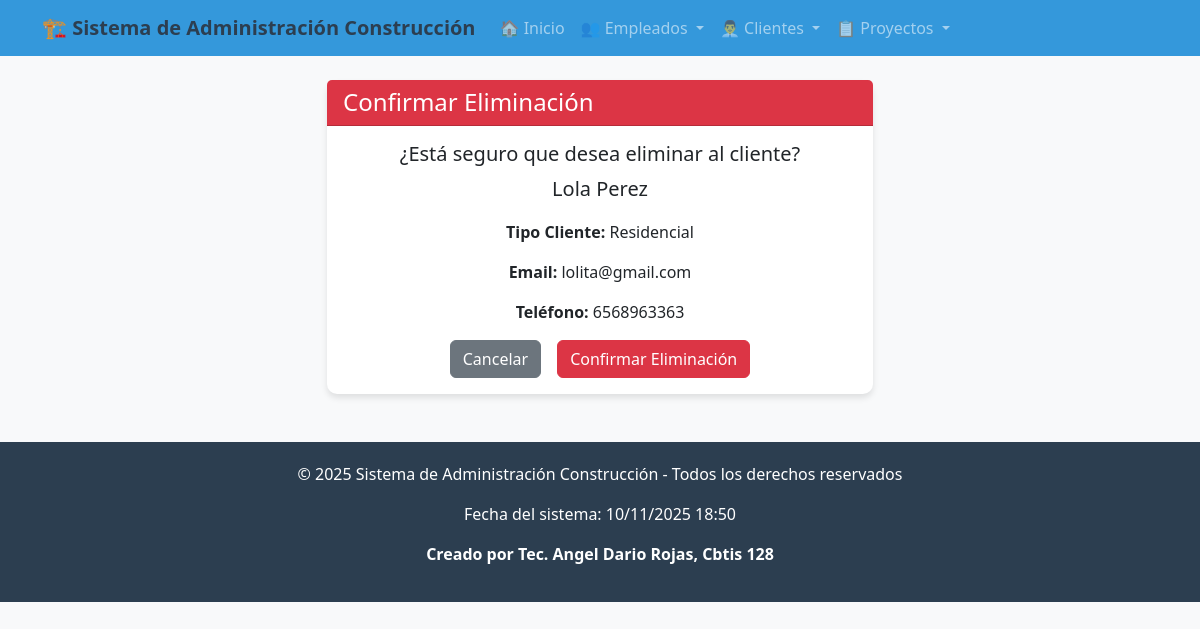
Page /cliente/borrar_cliente/1/ on the committed database.
### app_Construccion/models.py (models this page shows, shortened)
class Cliente(models.Model):
    nombre = models.CharField(max_length=100)
    apellido = models.CharField(max_length=100)
    tipo_cliente = models.CharField(
        max_length=50,
        choices=[
            ("Residencial", "Residencial"),
            ("Comercial", "Comercial"),
            ("Gubernamental", "Gubernamental"),
        ],
        default="Residencial"
    )
    telefono = models.CharField(max_length=20)
    email = models.EmailField(unique=True)
    direccion = models.CharField(max_length=200)
    fecha_registro = models.DateField(auto_now_add=True)

### app_Construccion/views.py (the view)
# urls.py: path('cliente/borrar_cliente/<int:cliente_id>/', views.borrar_cliente, name='borrar_cliente'),
def borrar_cliente(request, cliente_id):
    cliente = get_object_or_404(Cliente, id=cliente_id)
    if request.method == 'POST':
        cliente.delete()
        return redirect('ver_clientes')
    return render(request, 'cliente/borrar_cliente.html', {'cliente': cliente})

### app_Construccion/templates/cliente/borrar_cliente.html (shortened to what this page needs)
{% extends 'base.html' %}
{% block content %}
<div class="row justify-content-center">
    <div class="col-md-6">
        <div class="card">
            <div class="card-header bg-danger text-white">
                <h4 class="mb-0">Confirmar Eliminación</h4>
            </div>
            <div class="card-body text-center">
                <h5>¿Está seguro que desea eliminar al cliente?</h5>
                <p class="lead">{{ cliente.nombre }} {{ cliente.apellido }}</p>
                <p><strong>Tipo Cliente:</strong> {{ cliente.tipo_cliente }}</p>
                <p><strong>Email:</strong> {{ cliente.email }}</p>
                <p><strong>Teléfono:</strong> {{ cliente.telefono }}</p>
                <form method="POST">
                    <div class="d-grid gap-2 d-md-flex justify-content-md-center">
                        <a href="{% url 'ver_clientes' %}" class="btn btn-secondary me-md-2">Cancelar</a>
                        <button type="submit" class="btn btn-danger">Confirmar Eliminación</button>
                    </div>
                </form>
            </div>
        </div>
    </div>
</div>
{% endblock %}

### app_Construccion/templates/base.html (style rules this page uses)
body { background-color: #f8f9fa; font-family: 'Segoe UI', Tahoma, Geneva, Verdana, sans-serif; }
.card { border: none; border-radius: 10px; box-shadow: 0 4px 6px rgba(0,0,0,0.1); }

### rows in the picture
Cliente: nombre "Lola", apellido "Perez", tipo_cliente "Residencial", email "lolita@gmail.com", telefono "6568963363"
